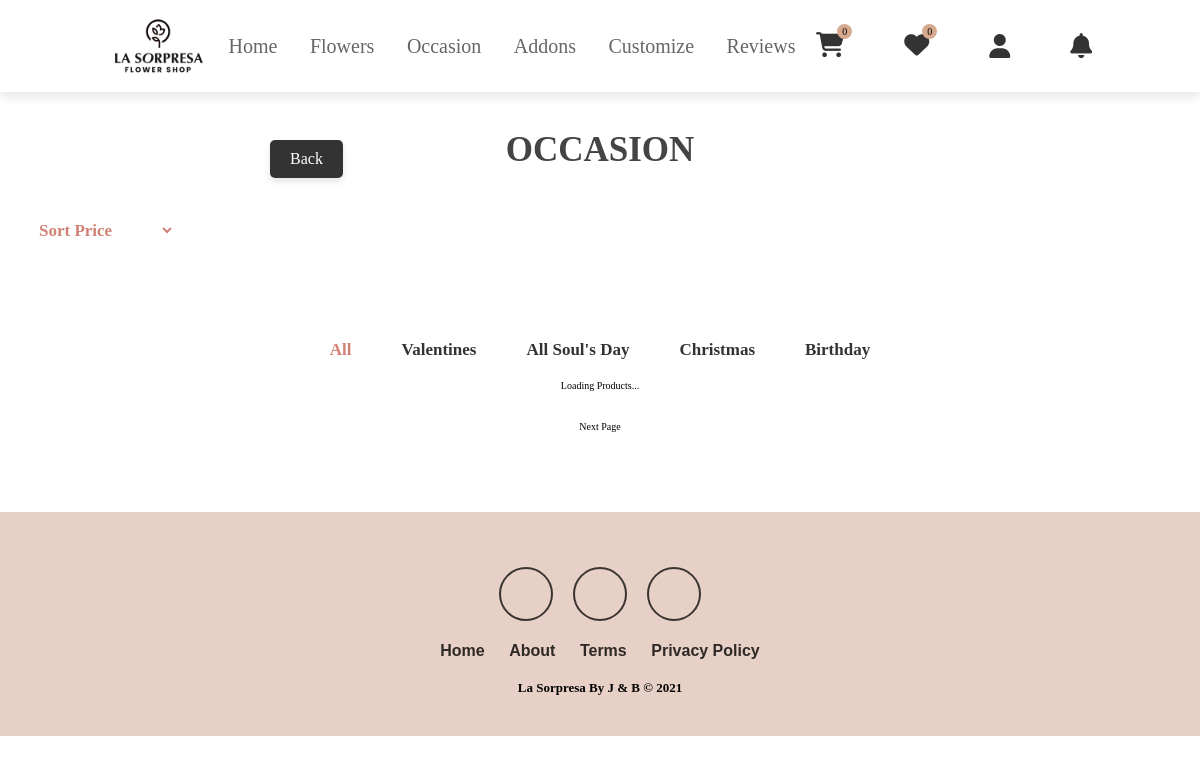
The page /users/occasion.php on the database as committed earlier.
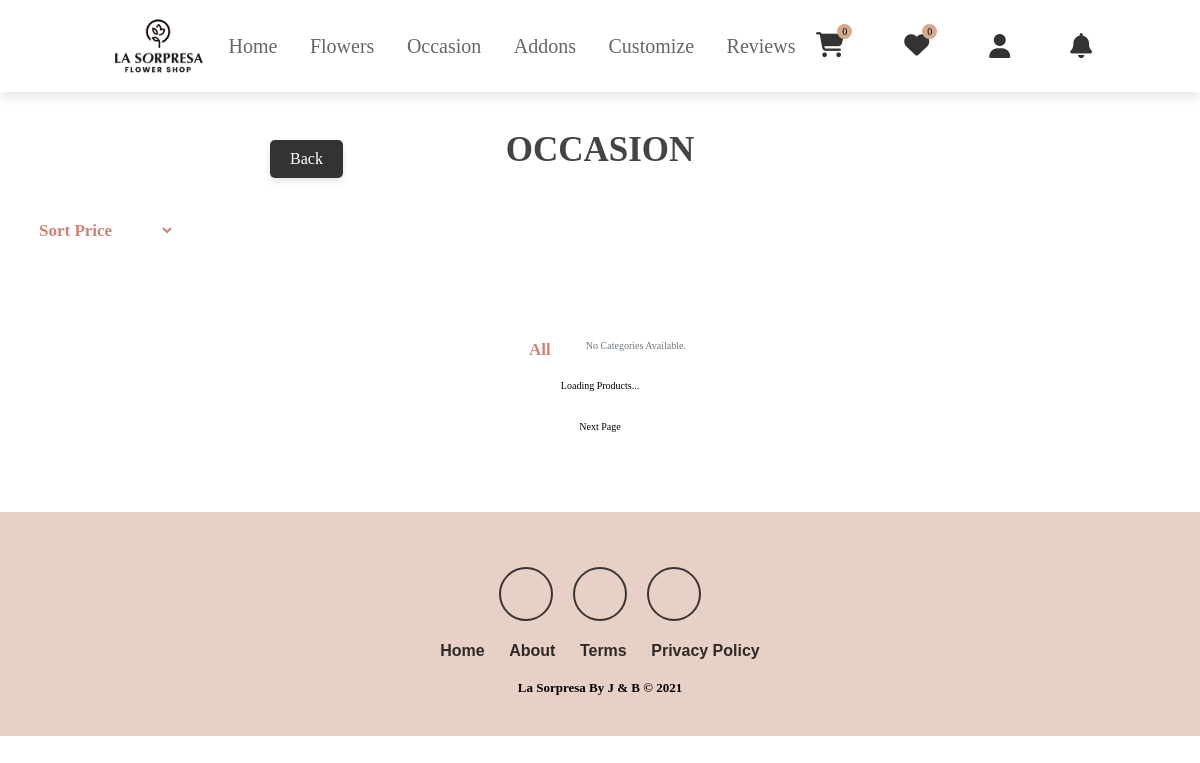
The same page on the database as committed later.
### tables this page shows
CREATE TABLE `end_category` (
  `ecat_id` int(11) NOT NULL,
  `ecat_name` varchar(255) NOT NULL,
  `mcat_id` int(11) NOT NULL
);

### users/occasion.php (the view, shortened to what this page needs)
<?php
require_once('conn.php');
?>
<?php include('navuser.php'); ?>
<link rel="stylesheet" href="../css/navhead.css">
<section>
   <div class="container">
      <h3 class="title"> Occasion </h3>
      <?php
$statement = $pdo->prepare("
    SELECT *
    FROM end_category t1
    JOIN mid_category t2
    ON t1.mcat_id = t2.mcat_id
    WHERE t1.mcat_id = 20 /* Only get categories for the mid-category with ID 19 */
    ORDER BY t1.ecat_id ASC
");
$statement->execute();
$result = $statement->fetchAll(PDO::FETCH_ASSOC);
?>
<?php include('back.php'); ?>
<div class="filter-condition">
    <select name="" id="select">
        <option value="Default">Sort Price</option>
    </select>
</div>
<ul class="indicator">
    <li data-filter="all" class="active">
        <a href="#" onclick="filterProducts('all')">All</a>
    </li>
    <?php
    if (!empty($result) && is_array($result)) {
        foreach ($result as $row) {
            echo '<li data-filter="' . htmlspecialchars($row['ecat_id']) . '">
                    <a href="#" onclick="filterProducts(' . htmlspecialchars($row['ecat_id']) . ')">' . htmlspecialchars($row['ecat_name']) . '</a>
                  </li>';
        }
    } else {
        echo '<li>No categories available.</li>';
    }
    ?>
</ul>
<div class="products-container" id="productContainer">
</div>
   <ul class="listPage">
        <li>Next Page</li>
   </ul>
</section>
<?php include('footers.php'); ?>
<?php include('../loading.php'); ?>

Rows that differ between the two databases and show on the page:
removed end_category: ecat_name "Valentines"
removed end_category: ecat_name "All Soul's Day"
removed end_category: ecat_name "Christmas"
removed end_category: ecat_name "Birthday"
Other text that changed with them:
text now shown: "No Categories Available."
